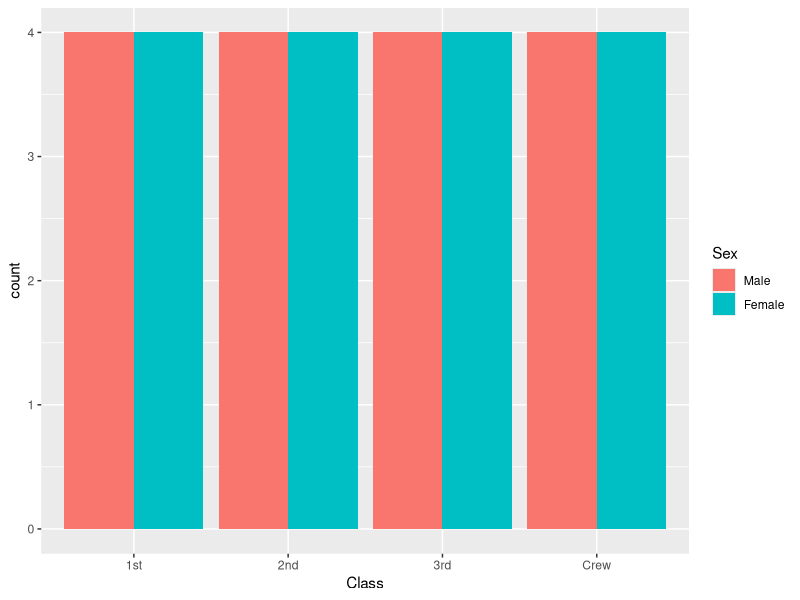
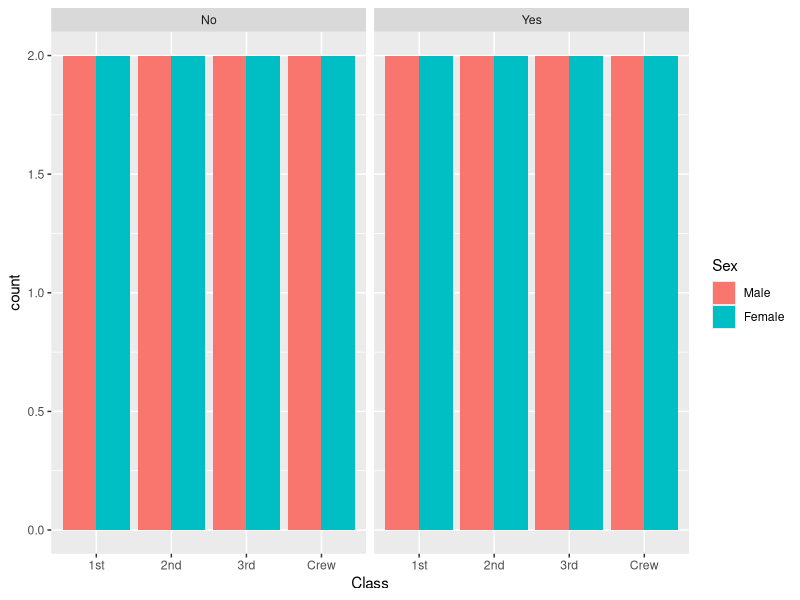
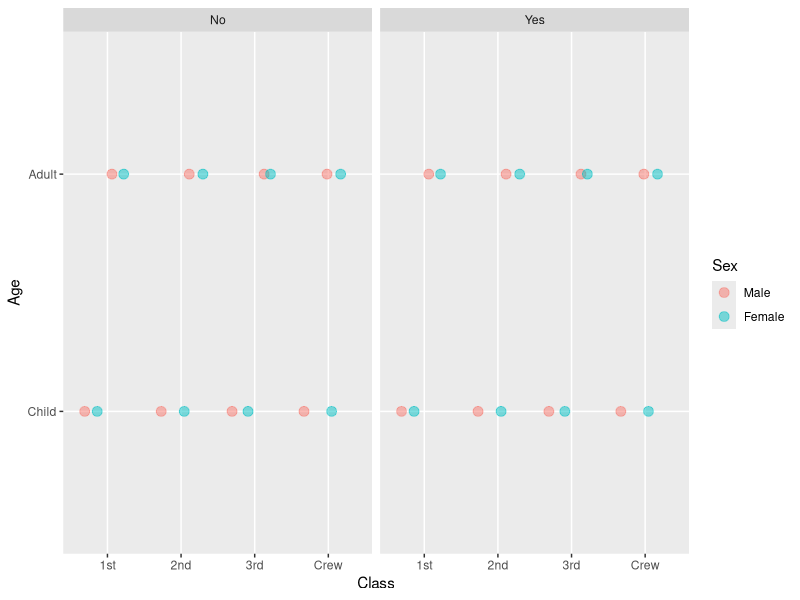

The R script that drew these images, in order:

#A convert the Titanic file into a Dataframe
titanic <- data.frame(Titanic)

#B install packages to help tidy and analize the dataframe
install.packages("tidyverse")
library(dplyr)
library(ggplot2)


# 1 - Check the structure of titanic
str(titanic)

# 2 - Plot the data to check the distribution of sexes within the class of passengers who boarded the ship 
ggplot(titanic, aes(x = Class, fill = Sex)) +
  geom_bar(position = "dodge")

# 3 - Bar plot doesn't seem like a good choice to estimate the chances of survival, add facet_grid() layer to better understand the possibility 
ggplot(titanic, aes(x = Class, fill = Sex)) +
  geom_bar(position = "dodge") +
  facet_grid(.~Survived)

# 4 - Define an object "posn.jd" for position jitterdodge to remove ambiguity
posn.jd <- position_jitterdodge(0.5, 0, 0.6)

# 5 - Add size and alpha attributes to enhance readability of the chart and change Sex to color in order to correctly color the scatter plots) . 
ggplot(titanic, aes(x = Class, y = Age, color = Sex)) +
  geom_point(size = 3, alpha = 0.5, position = posn.jd) +
  facet_grid(.~Survived)